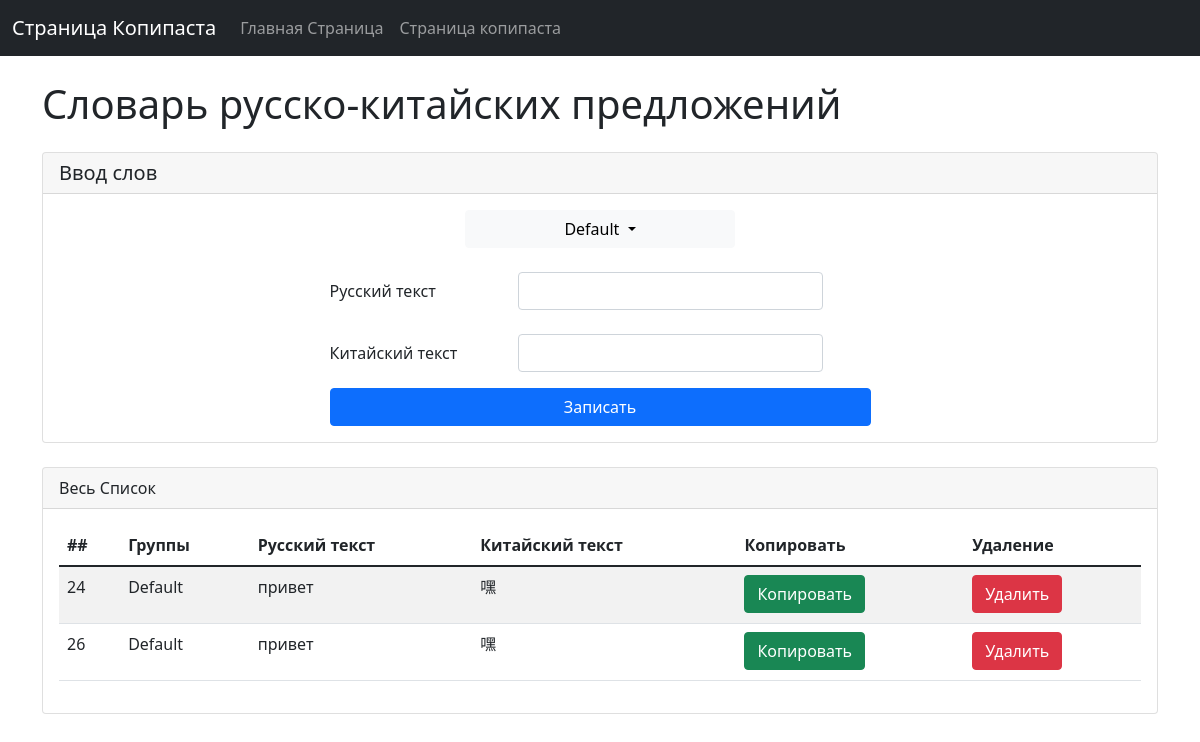
The app's page /, older data.
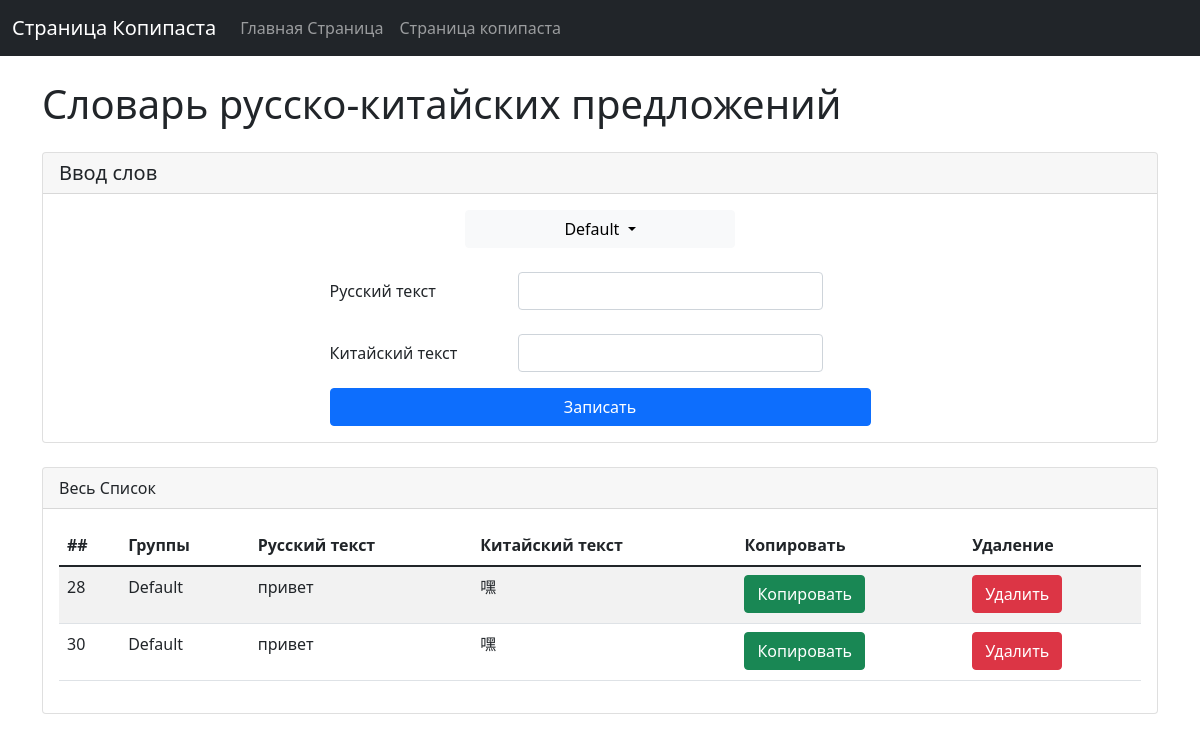
The same page, newer data.
### app/models.py (models this page shows)
class Groups(models.Model):
    group = models.CharField(max_length=25, default="Default")

class RusChineHistory(models.Model):
    group = models.ForeignKey(to=Groups, on_delete=models.CASCADE, default=1)
    rus = models.CharField(max_length=1023)
    chine = models.CharField(max_length=1023)

### app/views.py (the view)
# urls.py: path('', views.copy_page, name='copy_page'),
def copy_page(request):
    context = {"menu": get_menu_context(request)}
    current_group_id = request.POST.get("GROUP")
    if(not current_group_id):
        current_group_id = 1
    current_group = Groups.objects.get(id=current_group_id)
    context['current_group'] = current_group
    if request.method == 'POST':
        delete = request.POST.getlist("DELETE")
        if (delete):
            print(delete)
        current_group = Groups.objects.get(id=current_group_id)
        context['current_group'] = current_group
        f = RusChineForm(request.POST)
        if f.is_valid():
            rus = f.data['rus']
            chine = f.data['chine']
            item = RusChineHistory(rus=rus, chine=chine, group=current_group)
            item.save()
            context['rus'] = rus
            context['chine'] = chine
            context['form'] = f
        else:
            context['form'] = f
    else:
        context['nothing_entered'] = True
        context['form'] = RusChineForm()
    history = RusChineHistory.objects.filter(group=current_group_id)
    context["history"] = history
    context['groups'] = Groups.objects.all()
    return render(request, 'copy_page.html', context)

### app/forms.py
class RusChineForm(forms.Form):
    rus = forms.CharField(label="Русский текст",  required=True, max_length=511,
                               widget=forms.TextInput(attrs={'class': 'form-control'}))
    chine = forms.CharField(label="Китайский текст",  required=True, max_length=511,
                               widget=forms.TextInput(attrs={'class': 'form-control'}))

### app/views.py (called while the page is built)
def get_menu_context(request):
    menu = [
        dict(title='Главная Страница', url=reverse('index')),
        dict(title='Страница копипаста', url=reverse('copy_page')),
    ]
    return menu

### app/templates/copy_page.html (shortened to what this page needs)
<!DOCTYPE html>
<html lang="en">
<head>
    <link href="https://cdn.jsdelivr.net/npm/bootstrap@5.1.3/dist/css/bootstrap.min.css" rel="stylesheet"
>
</head>
<body>
<header>
    <nav class="navbar navbar-expand-md navbar-dark fixed-top bg-dark">
        <div class="container-fluid">
            <a class="navbar-brand" href="#">Страница Копипаста</a>
            <div class="collapse navbar-collapse" id="navbarCollapse">
                <ul class="navbar-nav me-auto mb-2 mb-md-0">
                    {% for item in menu %}
                    <li class="nav-item">
                        <a class="nav-link" href="{{ item.url }}">{{ item.title }}</a>
                    </li>
                    {% endfor %}
                </ul>
            </div>
        </div>
    </nav>
</header>
<main class="flex-shrink-0">
    <div class="container">
        <h1 class="mt-3 mb-3">.....</h1>
        <h1 class="mt-3 mb-4">Словарь русско-китайских предложений</h1>
        <div class="mb-4">
            <div class="mb-3 row">
                <div class="col">
                    <div class="card h-100">
                        <h5 class="card-header">Ввод слов</h5>
                        <div class="card-body">
                            <div class="d-grid gap-2 col-3 mx-auto mb-4 ">
                                <div class="btn-group">
                                    <button type="button" class="btn btn-light dropdown-toggle"
                                            data-bs-toggle="dropdown" data-bs-display="static" aria-expanded="false">
                                        {{ current_group.group }}
                                    </button>
                                </div>
                            </div>
                            <form action="/" method="POST">
                                <div class="d-grid gap-2 col-6 mx-auto ">
                                    <div class="mb-3 row">
                                        <label class="col-4 col-form-label">{{ form.rus.label }}</label>
                                        <div class="col-7">
                                            {{ form.rus }}
                                        </div>
                                    </div>
                                    <div class="mb-3 row">
                                        <label class="col-4 col-form-label">{{ form.chine.label }}</label>
                                        <div class="col-7">
                                            {{ form.chine }}
                                        </div>
                                    </div>
                                </div>
                                <div class="d-grid gap-2 col-6 mx-auto">
                                    <button class="btn btn-primary" type="submit"
                                            name="GROUP"
                                            value="{{ current_group.id }}">
                                        Записать
                                    </button>
                                </div>
                            </form>
                        </div>
                    </div>
                </div>
            </div>
        </div>
        {% if history %}
        <div class="card">
            <div class="card-header">Весь Список</div>
            <div class="card-body">
                <table class="table table-striped table-hover">
                    <thead>
                    <tr>
                        <td><b>##</b></td>
                        <td><b>Группы</b></td>
                        <td><b>Русский текст</b></td>
                        <td><b>Китайский текст</b></td>
                        <td><b>Копировать</b></td>
                        <td><b>Удаление</b></td>
                    </tr>
                    </thead>
                    <tbody>
                    <form method="POST" action="">
                        {% for item in history %}
                        <tr>
                            <td>{{ item.id }}</td>
                            <td>{{ item.group.group }}</td>
                            <td>{{ item.rus }}</td>
                            <td><p id="{{ item.id }}">{{ item.chine }}</p></td>
                            <td><input class="btn btn-success" type="button" onclick="copyEvent('{{item.id}}')"
                                       value="Копировать"></td>
                            <td>
                                <button class="btn btn-danger" type="submit" name="DELETE" value="{{ item.id }} ">
                                    Удалить
                                </button>
                            </td>
                        </tr>
                        {% endfor %}
                    </form>
                    </tbody>
                </table>
            </div>
        </div>
        {% else %}
        <h3>Пока что здесь пусто</h3>
        {% endif %}
    </div>
</main>
</body>
</html>

Row changes from the older to the newer data that the page shows:
removed RusChineHistory: id "24", group.group "Default", rus "привет", chine "嘿"
removed RusChineHistory: id "26", group.group "Default", rus "привет", chine "嘿"
added RusChineHistory: id "28", group.group "Default", rus "привет", chine "嘿"
added RusChineHistory: id "30", group.group "Default", rus "привет", chine "嘿"
